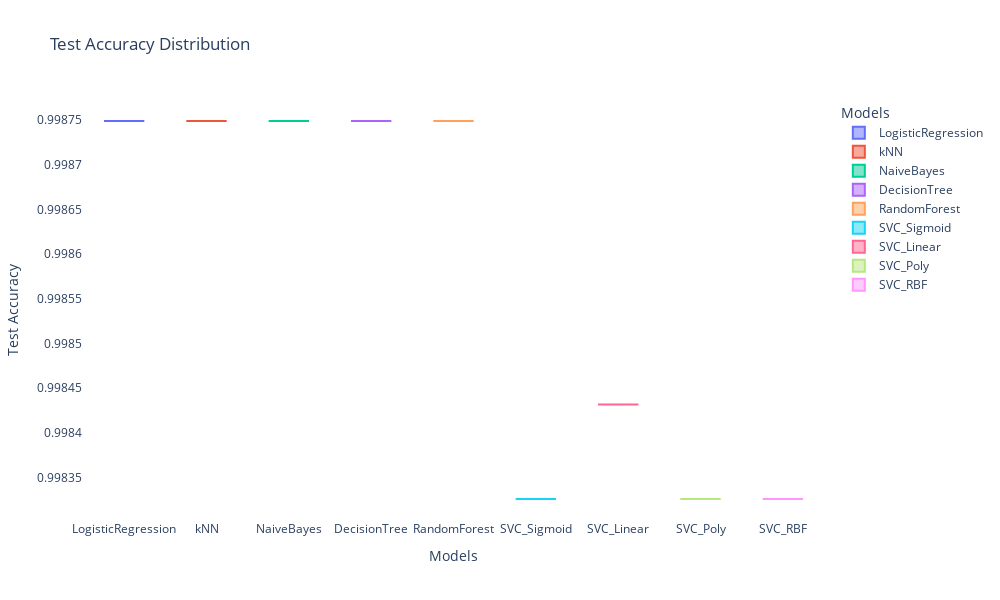

Notebook code cell kept with this figure:
### Code cell
# Example: Box plot for test accuracy
fig_test_accuracy_box = px.box(df_flattened, x='Model', y='test-accuracy', title='Test Accuracy Distribution',
                               labels={'test-accuracy': 'Test Accuracy', 'Model': 'Models'}, color='Model')

fig_test_accuracy_box.update_layout(width=1000, height=600, plot_bgcolor='white')
fig_test_accuracy_box.show()

### Figure 1 — Plotly figure (JSON) as saved in the notebook; plotly's stock layout.template omitted (floating-point values rounded to 4 significant figures)
{"data": [{"alignmentgroup": "True", "hovertemplate": "Models=%{x}<br>Test Accuracy=%{y}<extra></extra>", "legendgroup": "LogisticRegression", "marker": {"color": "#636efa"}, "name": "LogisticRegression", "notched": false, "offsetgroup": "LogisticRegression", "orientation": "v", "showlegend": true, "type": "box", "x": ["LogisticRegression"], "x0": " ", "xaxis": "x", "y": [0.9987], "y0": " ", "yaxis": "y"}, {"alignmentgroup": "True", "hovertemplate": "Models=%{x}<br>Test Accuracy=%{y}<extra></extra>", "legendgroup": "kNN", "marker": {"color": "#EF553B"}, "name": "kNN", "notched": false, "offsetgroup": "kNN", "orientation": "v", "showlegend": true, "type": "box", "x": ["kNN"], "x0": " ", "xaxis": "x", "y": [0.9987], "y0": " ", "yaxis": "y"}, {"alignmentgroup": "True", "hovertemplate": "Models=%{x}<br>Test Accuracy=%{y}<extra></extra>", "legendgroup": "NaiveBayes", "marker": {"color": "#00cc96"}, "name": "NaiveBayes", "notched": false, "offsetgroup": "NaiveBayes", "orientation": "v", "showlegend": true, "type": "box", "x": ["NaiveBayes"], "x0": " ", "xaxis": "x", "y": [0.9987], "y0": " ", "yaxis": "y"}, {"alignmentgroup": "True", "hovertemplate": "Models=%{x}<br>Test Accuracy=%{y}<extra></extra>", "legendgroup": "DecisionTree", "marker": {"color": "#ab63fa"}, "name": "DecisionTree", "notched": false, "offsetgroup": "DecisionTree", "orientation": "v", "showlegend": true, "type": "box", "x": ["DecisionTree"], "x0": " ", "xaxis": "x", "y": [0.9987], "y0": " ", "yaxis": "y"}, {"alignmentgroup": "True", "hovertemplate": "Models=%{x}<br>Test Accuracy=%{y}<extra></extra>", "legendgroup": "RandomForest", "marker": {"color": "#FFA15A"}, "name": "RandomForest", "notched": false, "offsetgroup": "RandomForest", "orientation": "v", "showlegend": true, "type": "box", "x": ["RandomForest"], "x0": " ", "xaxis": "x", "y": [0.9987], "y0": " ", "yaxis": "y"}, {"alignmentgroup": "True", "hovertemplate": "Models=%{x}<br>Test Accuracy=%{y}<extra></extra>", "legendgroup": "SVC_Sigmoid", "marker": {"color": "#19d3f3"}, "name": "SVC_Sigmoid", "notched": false, "offsetgroup": "SVC_Sigmoid", "orientation": "v", "showlegend": true, "type": "box", "x": ["SVC_Sigmoid"], "x0": " ", "xaxis": "x", "y": [0.9983], "y0": " ", "yaxis": "y"}, {"alignmentgroup": "True", "hovertemplate": "Models=%{x}<br>Test Accuracy=%{y}<extra></extra>", "legendgroup": "SVC_Linear", "marker": {"color": "#FF6692"}, "name": "SVC_Linear", "notched": false, "offsetgroup": "SVC_Linear", "orientation": "v", "showlegend": true, "type": "box", "x": ["SVC_Linear"], "x0": " ", "xaxis": "x", "y": [0.9984], "y0": " ", "yaxis": "y"}, {"alignmentgroup": "True", "hovertemplate": "Models=%{x}<br>Test Accuracy=%{y}<extra></extra>", "legendgroup": "SVC_Poly", "marker": {"color": "#B6E880"}, "name": "SVC_Poly", "notched": false, "offsetgroup": "SVC_Poly", "orientation": "v", "showlegend": true, "type": "box", "x": ["SVC_Poly"], "x0": " ", "xaxis": "x", "y": [0.9983], "y0": " ", "yaxis": "y"}, {"alignmentgroup": "True", "hovertemplate": "Models=%{x}<br>Test Accuracy=%{y}<extra></extra>", "legendgroup": "SVC_RBF", "marker": {"color": "#FF97FF"}, "name": "SVC_RBF", "notched": false, "offsetgroup": "SVC_RBF", "orientation": "v", "showlegend": true, "type": "box", "x": ["SVC_RBF"], "x0": " ", "xaxis": "x", "y": [0.9983], "y0": " ", "yaxis": "y"}], "layout": {"boxmode": "overlay", "height": 600, "legend": {"title": {"text": "Models"}, "tracegroupgap": 0}, "plot_bgcolor": "white", "title": {"text": "Test Accuracy Distribution"}, "width": 1000, "xaxis": {"anchor": "y", "categoryarray": ["LogisticRegression", "kNN", "NaiveBayes", "DecisionTree", "RandomForest", "SVC_Sigmoid", "SVC_Linear", "SVC_Poly", "SVC_RBF"], "categoryorder": "array", "domain": [0, 1], "title": {"text": "Models"}}, "yaxis": {"anchor": "x", "domain": [0, 1], "title": {"text": "Test Accuracy"}}}}
